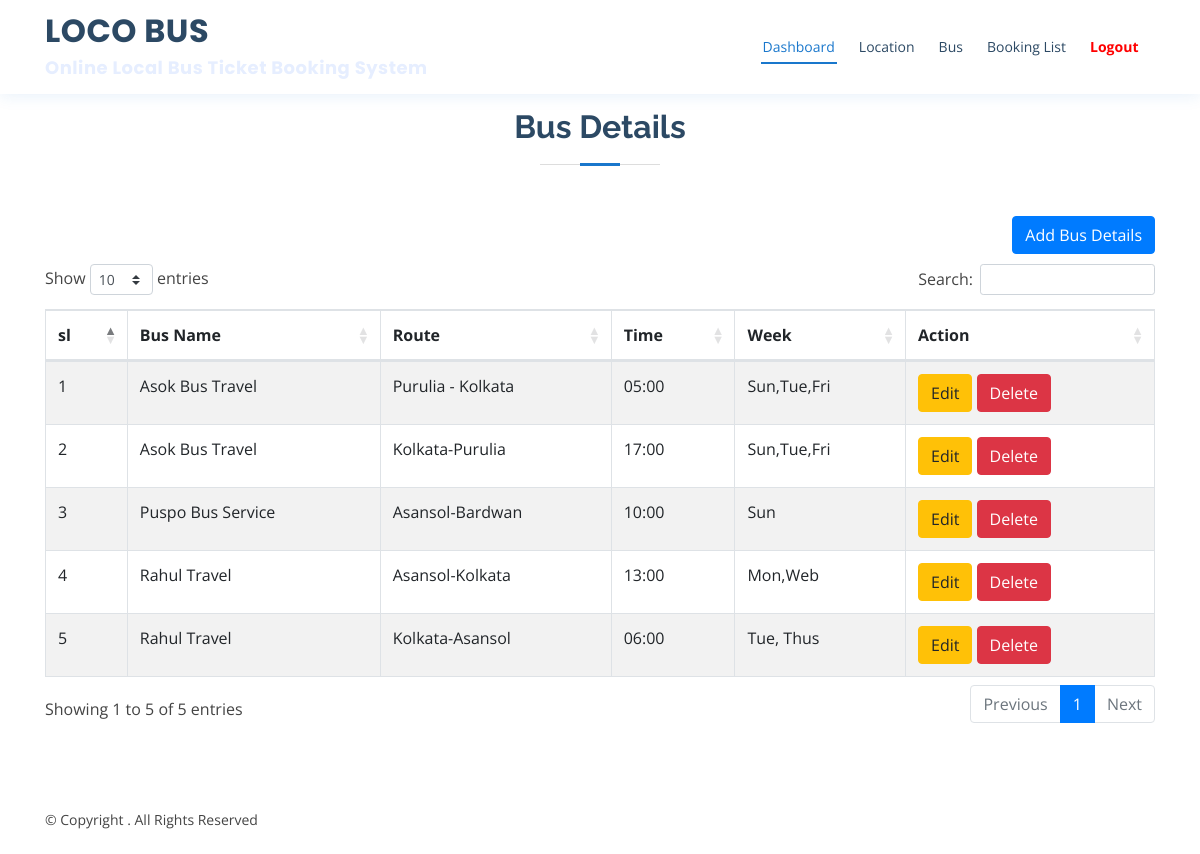
Page /login/admin/view-bus.php (signed in) on the committed database.
### tables this page shows
CREATE TABLE `bus_table` (
  `id` int(11) NOT NULL,
  `bus_name` varchar(200) NOT NULL,
  `route` varchar(200) NOT NULL,
  `btime` varchar(50) NOT NULL,
  `week` varchar(100) NOT NULL
);

### login/admin/view-bus.php (the view, shortened to what this page needs)
<?php
    include "../../db.php";
?>
<!DOCTYPE html>
<html lang="en">
<head>
 <?php include "includes/css.php" ?>
</head>
<body>
<?php include "includes/header.php" ?>
    <section id="services" class="services mt-5">
      <div class="container">
        <div class="section-title">
          <h2>Bus Details</h2>
        </div>
           <div style="text-align: right;margin-bottom: 10px;"> <a href="add-bus.php" class="btn btn-primary">Add Bus Details</a></div>
         <table id="datatable" class="table table-striped table-bordered" style="width:100%">
                  <thead>
                      <tr>
                         <th>sl</th>
                          <th>Bus Name</th>
                          <th>Route</th>
                          <th>Time</th>
                          <th>Week</th>
                          <th>Action</th>
                      </tr>
                  </thead>
                  <tbody>
                  <?php
                  $sql = "SELECT * FROM bus_table ORDER BY bus_name ASC";
                  $result = mysqli_query($con,$sql);
                  $c = 1 ;
                  while (   $rows = mysqli_fetch_assoc($result)    ) {
                   ?>
                   <tr>
                      <td><?php echo $c ; ?></td>
                      <td><?php echo $rows['bus_name'] ; ?></td>
                      <td><?php echo $rows['route'] ; ?></td>
                      <td><?php echo $rows['btime'] ; ?></td>
                      <td><?php echo $rows['week'] ; ?></td>
                      <td>
                        <a href="edit-bus.php?eid=<?php echo $rows['id']; ?>" class="btn btn-warning">Edit</a>
                        <a href="view-bus.php?delid=<?php echo $rows['id']; ?>" class="btn btn-danger">Delete</a>
                      </td>
                    </tr>
                  <?php
                  $c++;
                  }
                  ?>
                  </tbody>
              </table>
      </div>
    </section>
<?php include "includes/footer.php" ?>
</body>
</html>

### login/admin/assets/css/style.css (style rules this page uses)
body { font-family: "Open Sans", sans-serif; color: #444444; }
a { color: #1977cc; }
h1, h2, h3, h4, h5, h6 { font-family: "Raleway", sans-serif; }
section { padding: 60px 0; overflow: hidden; }
.section-title { text-align: center; padding-bottom: 30px; }
.section-title h2 { font-size: 32px; font-weight: bold; margin-bottom: 20px; padding-bottom: 20px; position: relative; color: #2c4964; }
.section-title h2::before { content: ''; position: absolute; display: block; width: 120px; height: 1px; background: #ddd; bottom: 1px; left: calc(50% - 60px); }
.section-title h2::after { content: ''; position: absolute; display: block; width: 40px; height: 3px; background: #1977cc; bottom: 0; left: calc(50% - 20px); }

### rows in the picture
bus_table: bus_name "Asok Bus Travel", route "Purulia - Kolkata", btime "05:00", week "Sun,Tue,Fri"
bus_table: bus_name "Asok Bus Travel", route "Kolkata-Purulia", btime "17:00", week "Sun,Tue,Fri"
bus_table: bus_name "Puspo Bus Service", route "Asansol-Bardwan", btime "10:00", week "Sun"
bus_table: bus_name "Rahul Travel", route "Asansol-Kolkata", btime "13:00", week "Mon,Web"
bus_table: bus_name "Rahul Travel", route "Kolkata-Asansol", btime "06:00", week "Tue, Thus"
